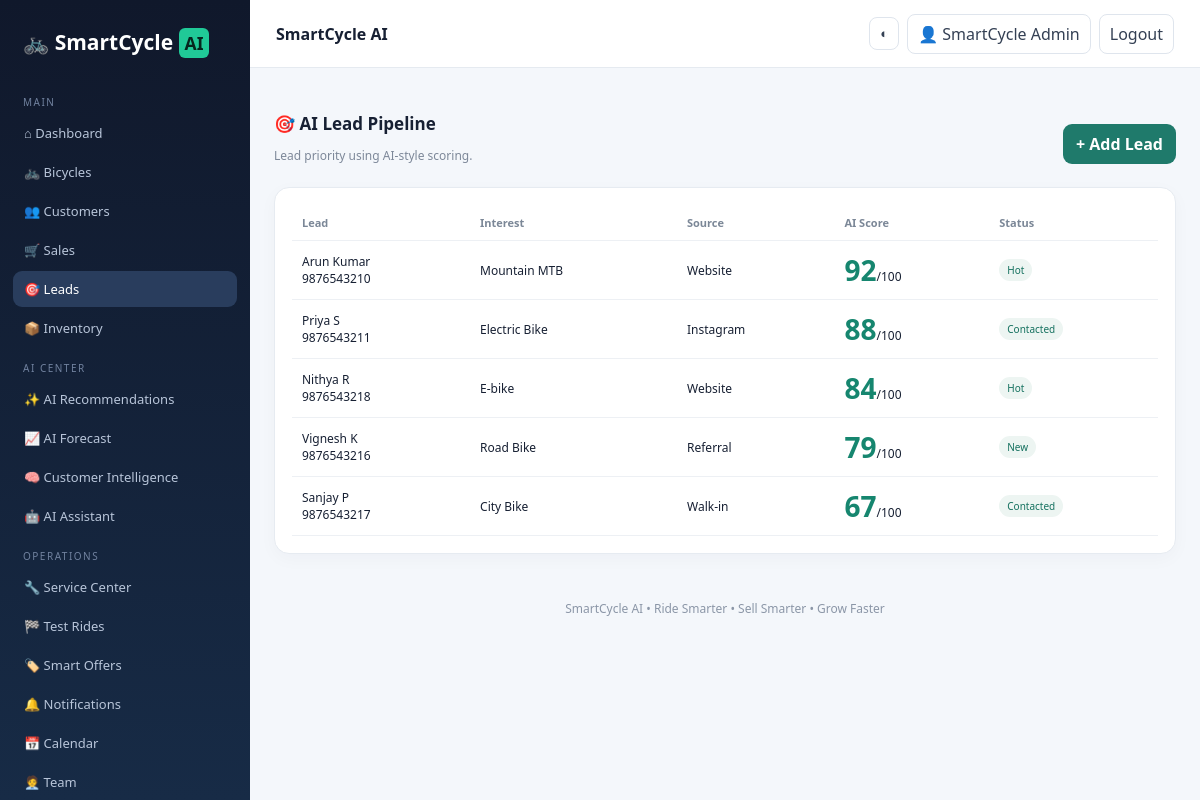
The app's page /leads.php (signed in) with its own data.
### tables this page shows
CREATE TABLE leads(id INT AUTO_INCREMENT PRIMARY KEY,name VARCHAR(120),phone VARCHAR(30),interest VARCHAR(100),source VARCHAR(50),score INT,status VARCHAR(40));

### config.php (called while the page is built, shortened)
<?php
function e($v){return htmlspecialchars((string)$v,ENT_QUOTES,"UTF-8");}
?>

### leads.php (the view)
<?php $title="AI Leads";require "includes/header.php";$r=$conn->query("SELECT * FROM leads ORDER BY score DESC");?><div class="section-title"><div><h2>🎯 AI Lead Pipeline</h2><p class="muted">Lead priority using AI-style scoring.</p></div><a class="btn primary" href="add_lead.php">+ Add Lead</a></div><div class="card"><table><tr><th>Lead</th><th>Interest</th><th>Source</th><th>AI Score</th><th>Status</th></tr><?php while($x=$r->fetch_assoc()):?><tr><td><?=e($x["name"])?><br><?=e($x["phone"])?></td><td><?=e($x["interest"])?></td><td><?=e($x["source"])?></td><td><span class="score"><?=$x["score"]?></span>/100</td><td><span class="badge"><?=e($x["status"])?></span></td></tr><?php endwhile;?></table></div><?php require "includes/footer.php";?>

### assets/style.css (style rules this page uses)
* { box-sizing:border-box }
body { margin:0;font-family:Segoe UI,Arial,sans-serif;background:#f4f7fb;color:#172033 }
.card { background:#fff;border:1px solid #e6ebf1;border-radius:15px;padding:17px;box-shadow:0 5px 18px #14203708 }
.section-title { display:flex;justify-content:space-between;align-items:center;margin:20px 0 11px }
.section-title h2 { font-size:17px;margin:0 }
.btn { display:inline-block;border:0;border-radius:9px;padding:9px 13px;text-decoration:none;cursor:pointer;font-weight:650 }
.primary { background:#1f7a6b;color:#fff }
table { width:100%;border-collapse:collapse;font-size:12px }
th,td { text-align:left;padding:10px;border-bottom:1px solid #edf0f4 }
th { color:#7b8797;font-size:11px }
.badge { display:inline-block;padding:4px 8px;border-radius:20px;background:#edf5f2;color:#15715f;font-size:10px }
.muted { color:#7d8899;font-size:12px }
.score { font-size:28px;font-weight:800;color:#16866f }

### records on screen
leads: name "Arun Kumar", phone "9876543210", interest "Mountain MTB", source "Website", score "92", status "Hot"
leads: name "Priya S", phone "9876543211", interest "Electric Bike", source "Instagram", score "88", status "Contacted"
leads: name "Nithya R", phone "9876543218", interest "E-bike", source "Website", score "84", status "Hot"
leads: name "Vignesh K", phone "9876543216", interest "Road Bike", source "Referral", score "79", status "New"
leads: name "Sanjay P", phone "9876543217", interest "City Bike", source "Walk-in", score "67", status "Contacted"

### other values on screen
$n[1] "⌂ Dashboard"
$n[1] "🚲 Bicycles"
$n[1] "👥 Customers"
$n[1] "🛒 Sales"
$n[1] "🎯 Leads"
$n[1] "📦 Inventory"
$n[1] "✨ AI Recommendations"
$n[1] "📈 AI Forecast"
$n[1] "🧠 Customer Intelligence"
$n[1] "🤖 AI Assistant"
$n[1] "🔧 Service Center"
$n[1] "🏁 Test Rides"
$n[1] "🏷️ Smart Offers"
$n[1] "🔔 Notifications"
$n[1] "📅 Calendar"
